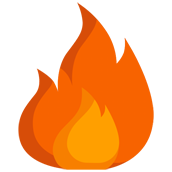
#> input picture images/elements/fire.png, 172 x 172 px, found by its file name
$ python -i 'Alchemy!.py'   (imports and definitions only)
#> lines starting #> are read from the running program, lines starting #| are printed output that depends on the picture
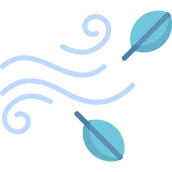
#> input picture images/elements/air.png, 172 x 172 px, found by its file name
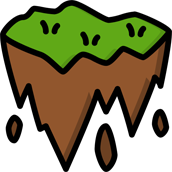
#> input picture images/elements/earth.png, 172 x 172 px, found by its file name
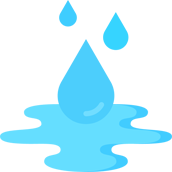
#> input picture images/elements/water.png, 172 x 172 px, found by its file name
from tkinter import *
from tkinter import ttk
from random import randint
from PIL import Image, ImageTk
import ctypes as ct # для изменения цвета полоски от файлого менеджера у окна

import sqlite3 as sql3
# Cursor
cursor = sql3.connect('settings.db')
# Функции для SQLite запросов
# [30 lines left out: functions execute, change, not called in this run]

def get(table, where_obj=None, where_value=None, tag='*'):
    '''Get informations from the table
    arguments:
    table-table to get
    where_obj-filter_parameter
    where_value-filter_value
    result requires one of functions convert_[data_type]
    '''
    cursor.row_factory = sql3.Row
    conn = cursor.cursor()
    if where_obj!=None and where_value!=None:
        command_get=f'''
        SELECT {tag}
        FROM {table}
        WHERE {where_obj} = '{where_value}';
        '''
    else:
        command_get=f'''
        SELECT {tag}
        FROM {table};
        '''
    return conn.execute(command_get)

def convert_dict(obj_to_convert):
    'Convertation get result to dict'
    return [dict(row) for row in obj_to_convert.fetchall()]

# [4 lines left out: function convert_str, not called in this run]

def convert_list(obj_to_convert):
    'Convertation get result to list'
    return [list[0] for list in [list(row) for row in obj_to_convert.fetchall()]]
# импорт не сохраняющихся в базе данных переменных
import variables
from variables import width, height, take, screen_width, screen_height, canvas, options_width, options_height, path_menu
from variables import mini, escape_press, last_tag_of_overlap, coords_xy, path, element_counter, all_elements

# [1 line not run here, left out]

# [1 line that did not run here, left out]
# [1 line that did not run here, left out]

# [1 line that did not run here, left out]
# [8 lines not run here, left out]

# [1 line that did not run here, left out]
# узнаю кол-во элементов
import classes
import inspect
# [1 line that did not run here, left out]
# [1 line that did not run here, left out]

from classes import *


# Вспомогательная функция для отсутствия лагов при изменении окна
# [83 lines left out: functions resizing, resize_images, coords_options, not called in this run]

def init_options_buttons_canvas():
    global image_options_frame, copy_image_options_frame, photo_options_frame, image_options_button, copy_image_options_button, photo_options_button
    global copy_image_options_buttonv2, photo_options_buttonv2, options_buttons_canvas
    global image_options_button_press, copy_image_options_button_press, photo_options_button_press, coords_xy
    global copy_image_options_button_pressv2, photo_options_button_pressv2, options_buttons_canvas, coords_buttons
    global settings_buttons_canvas, copy_image_settings_frame, photo_settings_frame
    # кнопочка открывающая меню
    photo_menu_button = ImageTk.PhotoImage(image=Image.open(path_menu+'menu_button.png'))
    photo_menu_button_press = ImageTk.PhotoImage(image=Image.open(path_menu+'menu_button_press.png'))
    canvas.create_image(0, 0, anchor='nw', image=photo_menu_button, tags=['menu_button', 'sett_button'])
    canvas.tag_bind('menu_button', '<Button-1>', lambda event: esc_press())
    canvas.tag_bind('menu_button', '<Enter>', lambda event: canvas.itemconfigure('menu_button', image=photo_menu_button_press))
    canvas.tag_bind('menu_button', '<Leave>', lambda event: canvas.itemconfigure('menu_button', image=photo_menu_button))
    # картинка рамки меню
    image_options_frame = Image.open(path_menu+'options_frame.png')
    copy_image_options_frame = image_options_frame.copy()
    photo_options_frame = ImageTk.PhotoImage(image_options_frame.resize((mini, mini)))
    # картинка рамки настроек
    image_settings_frame = Image.open(path_menu+'set_frame.png')
    copy_image_settings_frame = image_settings_frame.copy()
    photo_settings_frame = ImageTk.PhotoImage(image_settings_frame.resize((mini, mini)))
    # картинки кнопочек
    image_options_button = Image.open(path_menu+'button.png')
    image_options_button_press = Image.open(path_menu+'button_press.png')
    copy_image_options_button = copy_image_options_buttonv2 = image_options_button.copy()
    copy_image_options_button_press = copy_image_options_button_pressv2 = image_options_button_press.copy()
    photo_options_button = ImageTk.PhotoImage(image_options_button.resize((int(mini//2.3), mini//8)))
    photo_options_buttonv2 = ImageTk.PhotoImage(image_options_button.resize((int(mini//2.5), mini//8)))
    photo_options_button_press = ImageTk.PhotoImage(image_options_button_press.resize((int(mini//2.3), mini//8)))
    photo_options_button_pressv2 = ImageTk.PhotoImage(image_options_button_press.resize((int(mini//2.5), mini//8)))
    # холсты
    options_buttons_canvas = Canvas(bg='#A0FFFE', highlightbackground='#A0FFFE', width=options_width, height=options_height)
    settings_buttons_canvas = Canvas(bg='#A0FFFE', width=mini, height=mini, borderwidth=0)
    # создание кнопочек меню
    options_buttons_canvas.create_image(options_width//2, options_height//6, anchor=CENTER, image=photo_options_button, tags=['buttonsv1', 'continue_button', 'continue'])
    options_buttons_canvas.create_image(options_width//2, options_height//2, anchor=CENTER, image=photo_options_button, tags=['buttonsv1', 'settings_button', 'settings'])
    options_buttons_canvas.create_image(options_width//2, options_height//1.2, anchor=CENTER, image=photo_options_button, tags=['buttonsv1', 'exit_button', 'exit'])
    # создание текста на кнопочках меню
    options_buttons_canvas.create_text(options_width//2, options_height//6, text=convert_str(get('Languages', where_obj='language', where_value=convert_str(get('Settings', tag='using_language')), tag='continue_text')), font=('Comic Sans MS', mini//26), tags=['continue_text', 'options_text', 'continue', 'texts'])
    options_buttons_canvas.create_text(options_width//2, options_height//2, text=convert_str(get('Languages', where_obj='language', where_value=convert_str(get('Settings', tag='using_language')), tag='settings_text')), font=('Comic Sans MS', mini//26), tags=['settings_text', 'options_text', 'settings', 'texts'])
    options_buttons_canvas.create_text(options_width//2, options_height//1.2, text=convert_str(get('Languages', where_obj='language', where_value=convert_str(get('Settings', tag='using_language')), tag='exit_text')), font=('Comic Sans MS', mini//26), tags=['exit_text', 'options_text', 'exit', 'texts'])
    # создание рамки настроек
    settings_buttons_canvas.create_image(mini//2, mini//2, anchor=CENTER, image=photo_settings_frame, tags=['frame'])
    # создание кнопочек настроек
    settings_buttons_canvas.create_image(mini//3.375, mini//6, anchor=CENTER, image=photo_options_buttonv2, tags=['buttonsv2', 'setting', 'language_button', 'language'])
    settings_buttons_canvas.create_image(mini//1.425, mini//6, anchor=CENTER, image=photo_options_buttonv2, tags=['buttonsv2', 'signature_button', 'signature'])
    settings_buttons_canvas.create_image(mini//1.425, mini//3.35, anchor=CENTER, image=photo_options_buttonv2, tags=['buttonsv2', 'winframe_button', 'winframe'])
    settings_buttons_canvas.create_image(mini//3.375, mini//3.35, anchor=CENTER, image=photo_options_buttonv2, tags=['buttonsv2', 'saves_button', 'saves']) # mini//1.425, mini//2.325
    settings_buttons_canvas.create_image(mini//1.425, mini//2.325, anchor=CENTER, image=photo_options_buttonv2, tags=['buttonsv2', 'take_button', 'take'])
    settings_buttons_canvas.create_image(mini//1.425, mini//1.775, anchor=CENTER, image=photo_options_buttonv2, tags=['buttonsv2', 'double_button', 'double'])
    settings_buttons_canvas.create_image(mini//1.425, mini//1.435, anchor=CENTER, image=photo_options_buttonv2, tags=['buttonsv2', 'settings_open_button', 'settings_open'])
    settings_buttons_canvas.create_image(mini//2, mini//1.2, anchor=CENTER, image=photo_options_buttonv2, tags=['buttonsv2', 'done_button', 'done'])
    # создание текста на кнопочках настроек
    settings_buttons_canvas.create_text(mini//3.375, mini//6.5, text=convert_str(get('Languages', where_obj='language', where_value=convert_str(get('Settings', tag='using_language')), tag='language_text')), font=('Comic Sans MS', mini//26), tags=['language_text', 'setting',  'options_text', 'language', 'texts'])
    settings_buttons_canvas.create_text(mini//1.425, mini//6.5, text=convert_str(get('Languages', where_obj='language', where_value=convert_str(get('Settings', tag='using_language')), tag='signature_text')), font=('Comic Sans MS', mini//26), tags=[ 'signature_text', 'options_text', 'signature', 'texts'])
    settings_buttons_canvas.create_text(mini//1.425, mini//3.5, text=convert_str(get('Languages', where_obj='language', where_value=convert_str(get('Settings', tag='using_language')), tag='winframe_text')), font=('Comic Sans MS', mini//26), tags=[ 'winframe_text', 'options_text', 'winframe', 'texts'])
    settings_buttons_canvas.create_text(mini//3.375, mini//3.5, text=convert_str(get('Languages', where_obj='language', where_value=convert_str(get('Settings', tag='using_language')), tag='saves_text')), font=('Comic Sans MS', mini//26), tags=[ 'saves_text', 'options_text', 'saves', 'texts'])
    settings_buttons_canvas.create_text(mini//3.375, mini//2.325, text=convert_str(get('Languages', where_obj='language', where_value=convert_str(get('Settings', tag='using_language')), tag='take_text')), font=('Comic Sans MS', mini//26), tags=[ 'take_text', 'options_text', 'texts'])
    settings_buttons_canvas.create_text(mini//2, mini//1.21, text=convert_str(get('Languages', where_obj='language', where_value=convert_str(get('Settings', tag='using_language')), tag='done_text')), font=('Comic Sans MS', mini//26), tags=[ 'done_text', 'options_text','done', 'texts'])
    # текст рядом с кнопками управления
    text_take=convert_str(get('Settings', tag='take_button'))
    text_take ='<'+ text_take+'>' if '<' not in text_take or '>' not in text_take else text_take
    settings_buttons_canvas.create_text(mini//1.425, mini//2.4, text=text_take.replace('Button', 'Mouse'), font=('Comic Sans MS', mini//30), fill='black', tags=[ 'take_button_text', 'options_small_text', 'take', 'b0'])
    settings_buttons_canvas.create_text(mini//3.375, mini//1.775, text=convert_str(get('Languages', where_obj='language', where_value=convert_str(get('Settings', tag='using_language')), tag='double_text')), font=('Comic Sans MS', mini//26), tags=[ 'double_text', 'options_text', 'texts'])
    text_double=convert_str(get('Settings', tag='double_button'))
    text_double ='<'+ text_double+'>' if '<' not in text_double or '>' not in text_double else text_double
    settings_buttons_canvas.create_text(mini//1.425, mini//1.8, text=text_double.replace('Button', 'Mouse'), font=('Comic Sans MS', mini//30), fill='black', tags=[ 'double_button_text', 'options_small_text', 'double', 'b1'])
    settings_buttons_canvas.create_text(mini//3.375, mini//1.435, text=convert_str(get('Languages', where_obj='language', where_value=convert_str(get('Settings', tag='using_language')), tag='settings_open_text')), font=('Comic Sans MS', mini//26), tags=['settings_open_text', 'options_text', 'texts'])
    text_settings_open=convert_str(get('Settings', tag='settings_open_button'))
    text_settings_open ='<'+ text_settings_open+'>' if '<' not in text_settings_open or '>' not in text_settings_open else text_settings_open
    settings_buttons_canvas.create_text(mini//1.425, mini//1.465, text=text_settings_open.replace('Button', 'Mouse'), font=('Comic Sans MS', mini//30), fill='black', tags=[ 'settings_open_button_text', 'options_small_text', 'settings_open', 'b2'])
    # создание всех меню на основном холсте
    canvas.create_image(width//1.975, height//1.975, anchor=CENTER, image=photo_options_frame, tags=['options', 'menu'], state='hidden')
    canvas.create_window(width//1.975, height//1.975, window=options_buttons_canvas, tags=['options', 'options_canvas'], state='hidden')
    canvas.create_window(width//1.975, height//1.975, anchor=CENTER, window=settings_buttons_canvas, tags=['settings', 'settings_canvas'], state='hidden')
    coords_xy = [int(mini//2.3)//2, mini//16]

    options_buttons_canvas.tag_bind('continue', '<Button-1>', lambda event: esc_press())
    options_buttons_canvas.tag_bind('settings', '<Button-1>', lambda event: open_settings())
    settings_buttons_canvas.tag_bind('language', '<Button-1>', lambda event: languages())
    settings_buttons_canvas.tag_bind('signature', '<Button-1>', lambda event: signature_visibility())
    settings_buttons_canvas.tag_bind('winframe', '<Button-1>', lambda event: winstyles())
    settings_buttons_canvas.tag_bind('saves', '<Button-1>', lambda event: window_ok_cancel('saves'))
    settings_buttons_canvas.tag_bind('done', '<Button-1>', lambda event: esc_press())
    settings_buttons_canvas.tag_bind('take', '<Button-1>', lambda event: bindings('take'))
    settings_buttons_canvas.tag_bind('double', '<Button-1>', lambda event: bindings('double'))
    settings_buttons_canvas.tag_bind('settings_open', '<Button-1>', lambda event: bindings('settings_open'))
    options_buttons_canvas.tag_bind('exit', '<Button-1>', lambda event: window_ok_cancel('exit'))
# Очень мудрёный код, который сложно дорабатывать в трёх следующих функциях
# [291 lines left out: functions buttons_esc, button_press, button_unpress, esc_press, open_settings, find_overlap_buttons and 6 more, not called in this run]

# [1 line that did not run here, left out]
# Слишком сложный алгоритм определения нажатой кнопки, не хочется даже оптимизировать, переписать, дописывать, в ближайшее время уж точно.
change_bind = False
# [140 lines left out: functions which_key, bindings, find_overlap_elem, on_click, move, double and 1 more, not called in this run]

# [2 lines not run here, left out]

# [1 line that did not run here, left out]
coords = [{'element_object': ['x', 'y']}] # Делать один словарь нецелесообразно

# [10 lines not run here, left out]

# [1 line that did not run here, left out]
# [35 lines not run here, left out]

# Специально оставляю много зелени из функции coords_options. С этим ненужным кодом я мучился, добавляя новые кнопки...
    # tuple_tags = options_buttons_canvas.gettags(options_buttons_canvas.find_withtag('pressv1'))+settings_buttons_canvas.gettags(settings_buttons_canvas.find_withtag('pressv2'))
    # if not 'continue' in tuple_tags: options_buttons_canvas.coords('continue_text', options_width//2, options_height//6.05)
    # if not 'settings' in tuple_tags: options_buttons_canvas.coords('settings_text', options_width//2, options_height//2.05)
    # if not 'exit' in tuple_tags: options_buttons_canvas.coords('exit_text', options_width//2, options_height//1.25)
    # if not 'language' in tuple_tags: settings_buttons_canvas.coords('language_text', mini//3.375, mini//6.5)
    # if not 'signature' in tuple_tags: settings_buttons_canvas.coords('signature_text', mini//1.425, mini//6.5)
    # if not 'winframe' in tuple_tags: settings_buttons_canvas.coords('winframe_text', mini//1.425, mini//3.5)
    # if not 'saves' in tuple_tags: settings_buttons_canvas.coords('saves_text', mini//3.375, mini//3.5)
    # if not 'take' in tuple_tags: settings_buttons_canvas.coords('take_button_text', mini//1.425, mini//2.4)
    # if not 'double' in tuple_tags: settings_buttons_canvas.coords('double_button_text', mini//1.425, mini//1.8)
    # if not 'settings_open' in tuple_tags: settings_buttons_canvas.coords('settings_open_button_text', mini//1.425, mini//1.465)
    # if not 'done' in tuple_tags: settings_buttons_canvas.coords('done_text', mini//2, mini//1.21)

#> (the run stopped early here; a loop or call above may not have finished)
